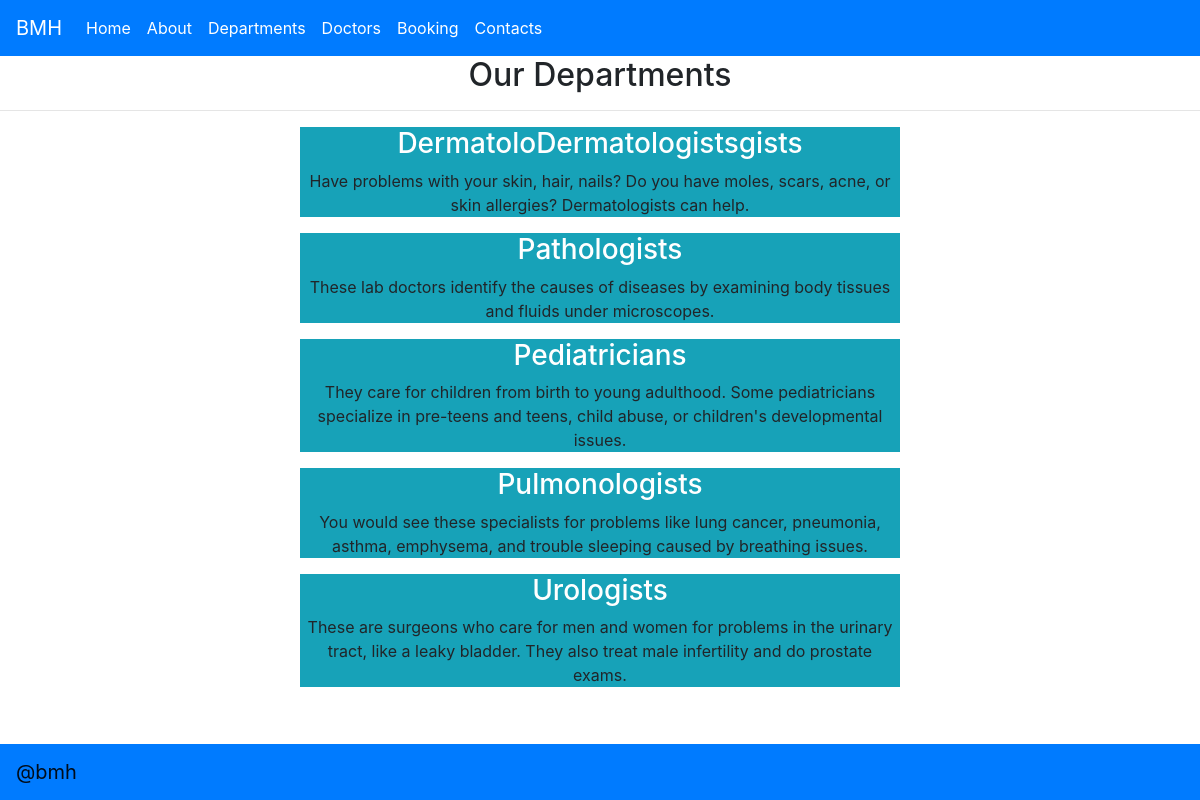
Screenshot of /departments/ with the database file from the repository.
### home/models.py (models this page shows, shortened)
class Departments(models.Model):
    dpt_name = models.CharField(max_length=100)
    dpt_description = models.TextField()

### home/views.py (the view)
# urls.py: path('departments/',views.departments,name='departments'),
def departments(request):
    dict_dpt={
        'dpt':Departments.objects.all()
    }
    return render(request,'departments.html',dict_dpt)

### templates/departments.html (shortened to what this page needs)
{% extends 'base.html' %}
{% block content %}
<h2 class="text-center">Our Departments</h2>
<hr>
{% for i in dpt %}
<div class="mx-auto text-center bg-info w-50">
    <h3 class="text-white">{{i.dpt_name}}</h3>
    <p>{{i.dpt_description}}</p>
</div>
{% endfor %}
{% endblock content %}

### rows the page displays
Departments: dpt_name "DermatoloDermatologistsgists", dpt_description "Have problems with your skin, hair, nails? Do you have moles, scars, acne, or skin allergies? Dermatologists can help."
Departments: dpt_name "Pathologists", dpt_description "These lab doctors identify the causes of diseases by examining body tissues and fluids under microscopes."
Departments: dpt_name "Pediatricians", dpt_description "They care for children from birth to young adulthood. Some pediatricians specialize in pre-teens and teens, child abuse, or children's developmental issues."
Departments: dpt_name "Pulmonologists", dpt_description "You would see these specialists for problems like lung cancer, pneumonia, asthma, emphysema, and trouble sleeping caused by breathing issues."
Departments: dpt_name "Urologists", dpt_description "These are surgeons who care for men and women for problems in the urinary tract, like a leaky bladder. They also treat male infertility and do prostate exams."
